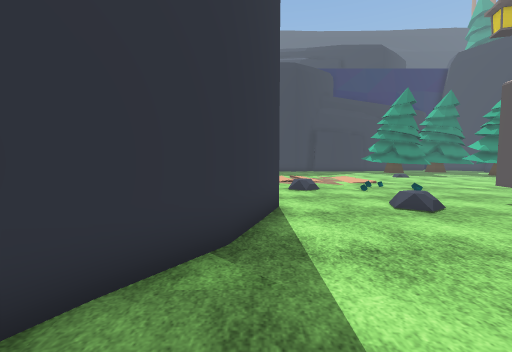
view 1 (above)

24 first-person views from a walk through a 3-D level made in the Unity game engine. The camera is 1.3 m above the floor, tilts 4° down and sees 90° across. Doors are open. The floor is counted in squares, 1 m on a side. Each view is taken from the middle of a square. On the plan, view 1 faces up. The plan holds only what a view shows up to about 13 squares ahead; the rest is blank. The place goes on beyond the plan. The player character is not drawn. Some surface patterns are stand-ins.

view 2
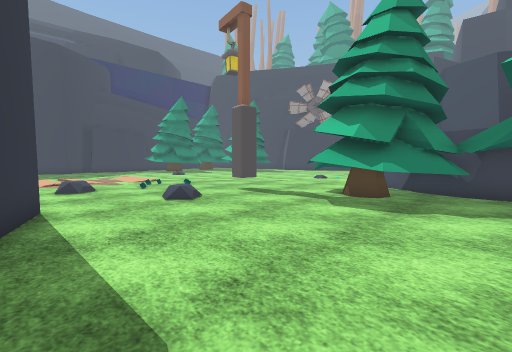

view 3
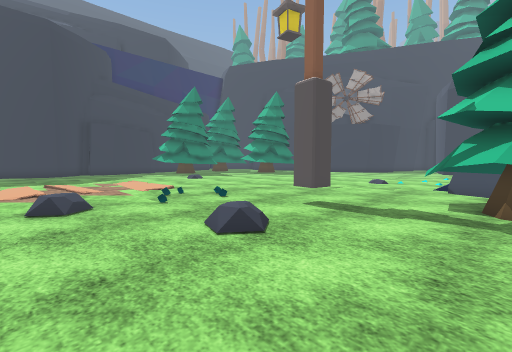

view 4
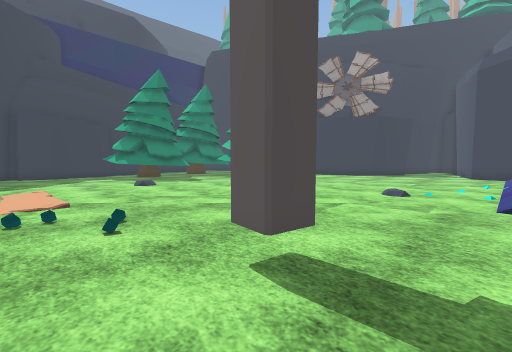

view 5
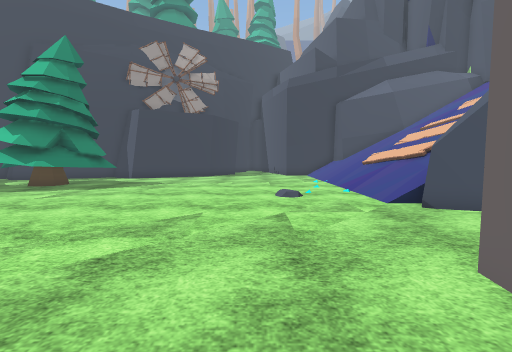

view 6
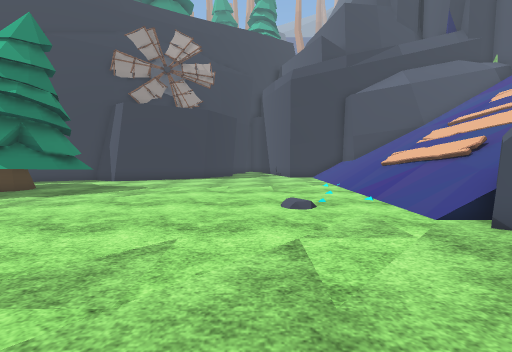

view 7
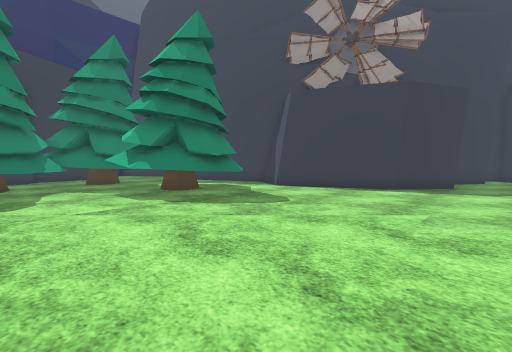

view 8
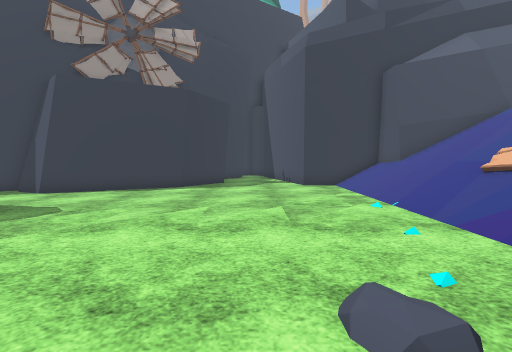

view 9
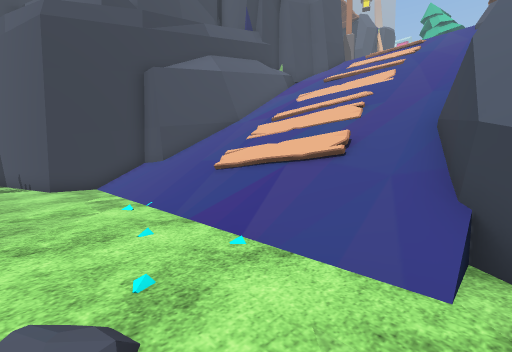

view 10
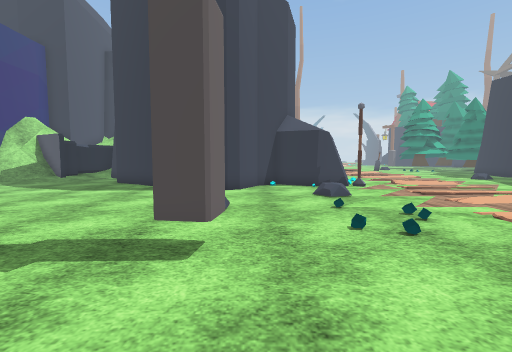

view 11
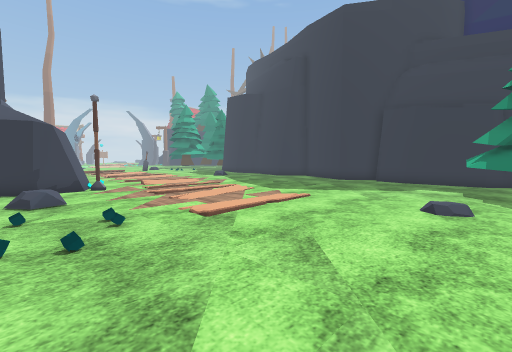

view 12
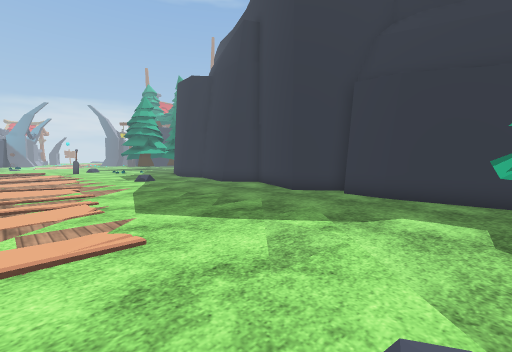

view 13
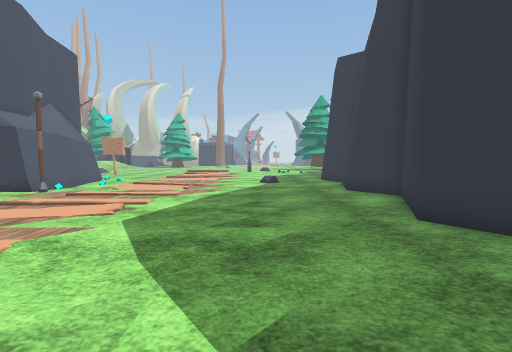

view 14
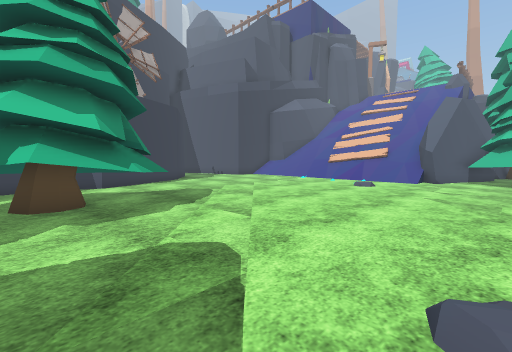

view 15
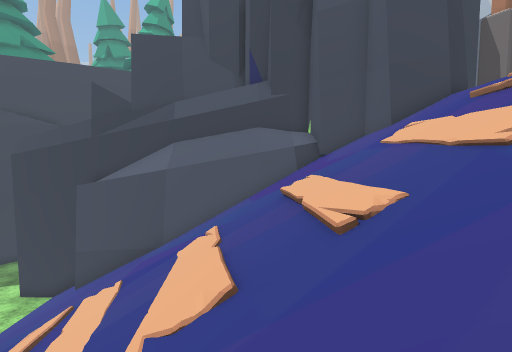

view 16
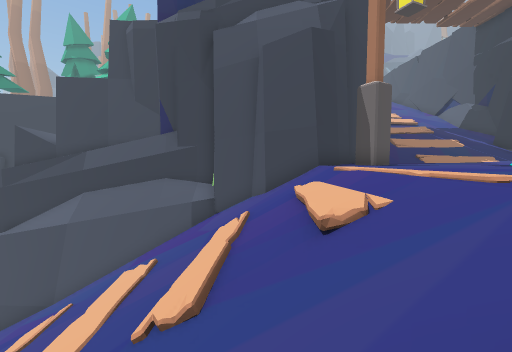

view 17
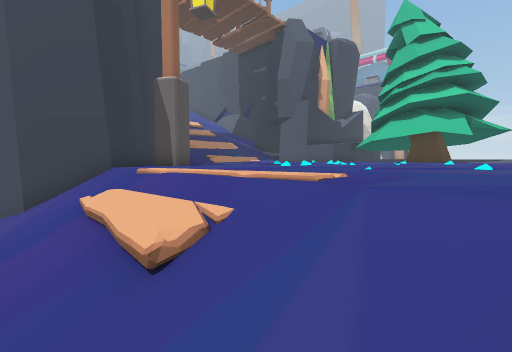

view 18
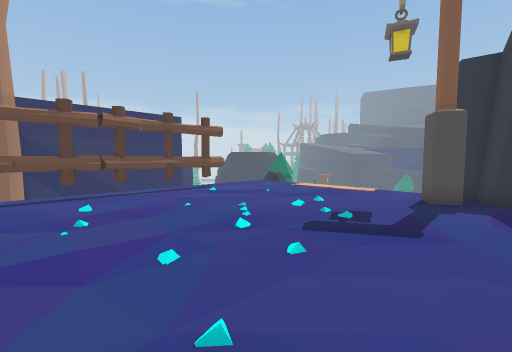

view 19
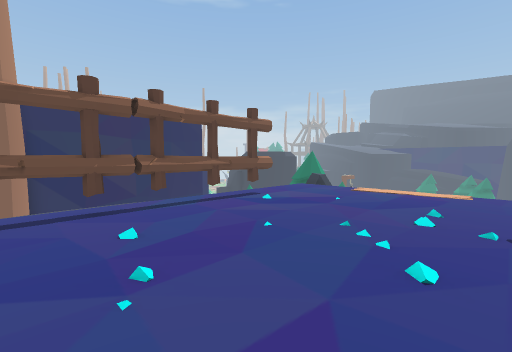

view 20
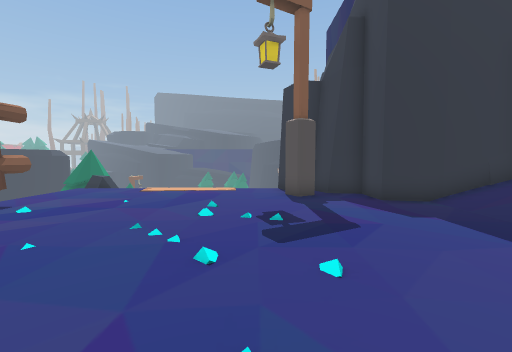

view 21
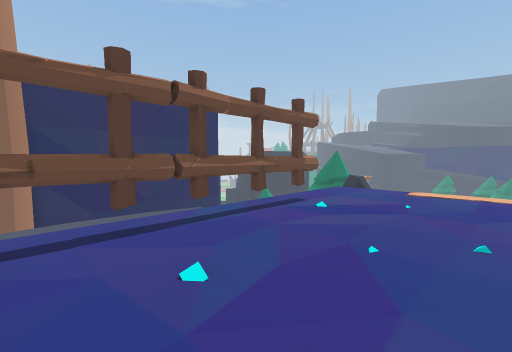

view 22
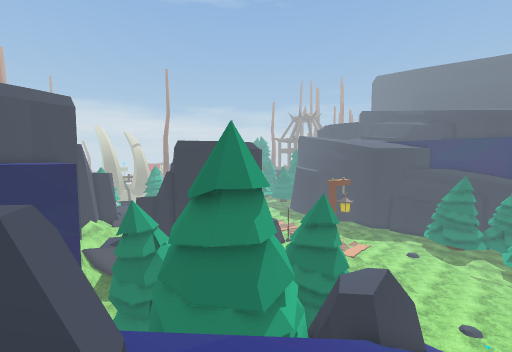

view 23
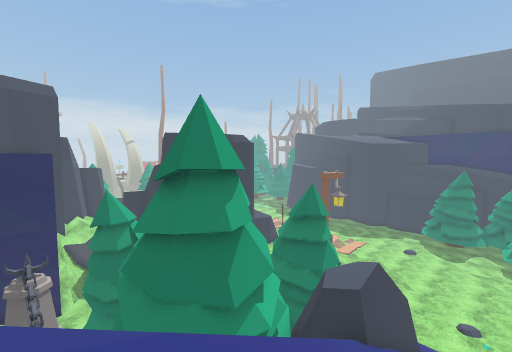

view 24
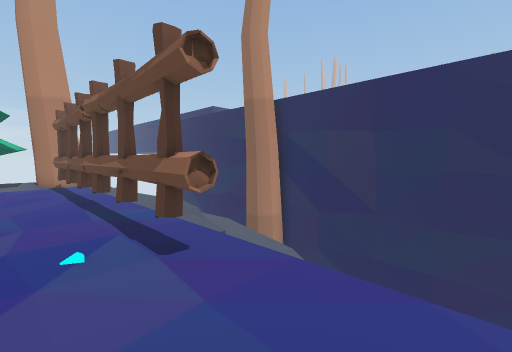

### Floor plan
Key: @ floor where view 1 was taken; # wall or solid block; x gap in a wall; . main floor; : floor 0.25 m higher than the main floor; + floor 7 m higher than the main floor; * floor 7.25 m higher than the main floor; % floor 7.75 m higher than the main floor; & floor 8 m higher than the main floor; $ floor 8.25 m higher than the main floor; / step, stairs or slope; = window, fence, low wall or low ledge; ^ raised ledge; v drop or lower ground; R rock; T thing the floor can be seen under or through; E tree; O other object.
Columns run from 4 left of view 1 to 26 right of it. Each row starts with its distance up from view 1.
 26 ## ####  #     #
 25 .###..##########
 24 ..............^
 23 ..............#  #####
 22 ..............## ##^##
 21 ...............^ ##.^#
 20 ....................^ ###^.#
 19 ....................#####^.##
 18 ....................#####^.##
 17 ../..................^###..#
 16   /........................#
 15   /........................##
 14 ............................#
 13 ..=#........................##
 12 ####.........................##
 11   ##..O.......................#
 10   ##...........................
  9   #............................
  8   ##...............:...........
  7    ##...O..OO.................#
  6     #........................##
  5     #.........^...///////////#
  4    ##.......###^.#///////////#
  3   ##.......####^###/////////##
  2   #........########/////////#
  1   #........########////////##
  0   ..@.......^######////////##
 -1   ..... ^...#  ###/////////##
 -2   ....         ##=/////////##
 -3   ...          #vv/////////=#
 -4   ..            vv//////////#v
 -5        #         v//////////#v
 -6      #=#         v//////////^v
 -7      #           v//////////#v
 -8                  v/////////##v
 -9                  RR///////## v
-10                   ////////## v
-11                  v$$$/$$$$$##v
-12                  v$$$$$$$$OO$#
-13                  v$$$$$$$$$$$##
-14                  v#$$$$$$$$$$$$
-15                  vv$$$$$$$$$$$$
-16                 =x$$$$$$$$$$$$$
-17                 %&#$$$$$$$$$$$$
-18                 &&x$$$$$$$$$$$$
-19               ++&&T$$$$$$$$$$$$
-20           E   *=&&T$$$$$$$$$
-21           E    =  x$$$$$$$$ $

Where each view was taken, in squares from view 1:
view 1: 0 up, 0 right, facing up
view 2: 1 down, 0 right, facing up-right
view 3: 3 up, 1 right, facing up-right
view 4: 5 up, 5 right, facing up-right
view 5: 9 up, 6 right, facing right
view 6: 9 up, 8 right, facing right
view 7: 9 up, 13 right, facing up-right
view 8: 9 up, 13 right, facing right
view 9: 8 up, 13 right, facing down-right
view 10: 8 up, 11 right, facing left
view 11: 10 up, 11 right, facing up-left
view 12: 16 up, 10 right, facing up-left
view 13: 21 up, 9 right, facing left
view 14: 20 up, 10 right, facing down-right
view 15: 4 down, 14 right, facing right
view 16: 8 down, 14 right, facing right
view 17: 8 down, 15 right, facing down-right
view 18: 21 down, 24 right, facing up-left
view 19: 21 down, 21 right, facing up-left
view 20: 21 down, 21 right, facing up
view 21: 21 down, 19 right, facing up-left
view 22: 9 down, 16 right, facing up-left
view 23: 8 down, 16 right, facing up-left
view 24: 11 down, 16 right, facing down-left
